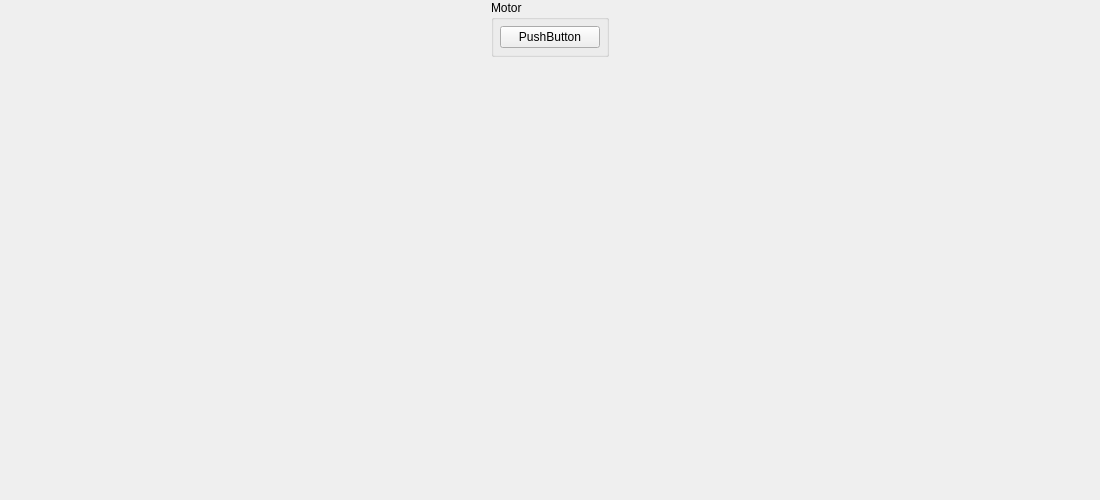
<?xml version="1.0" encoding="UTF-8"?>
<ui version="4.0">
 <class>USBBindingWidget_TranceVibrator</class>
 <widget class="QWidget" name="USBBindingWidget_TranceVibrator">
  <property name="geometry">
   <rect>
    <x>0</x>
    <y>0</y>
    <width>1100</width>
    <height>500</height>
   </rect>
  </property>
  <property name="sizePolicy">
   <sizepolicy hsizetype="MinimumExpanding" vsizetype="Preferred">
    <horstretch>0</horstretch>
    <verstretch>0</verstretch>
   </sizepolicy>
  </property>
  <property name="minimumSize">
   <size>
    <width>1100</width>
    <height>500</height>
   </size>
  </property>
  <layout class="QGridLayout" name="gridLayout_1">
   <property name="leftMargin">
    <number>0</number>
   </property>
   <property name="topMargin">
    <number>0</number>
   </property>
   <property name="rightMargin">
    <number>0</number>
   </property>
   <property name="bottomMargin">
    <number>0</number>
   </property>
   <item row="0" column="0">
    <spacer name="horizontalSpacer0">
     <property name="orientation">
      <enum>Qt::Orientation::Horizontal</enum>
     </property>
     <property name="sizeHint" stdset="0">
      <size>
       <width>0</width>
       <height>0</height>
      </size>
     </property>
    </spacer>
   </item>
   <item row="0" column="1">
    <layout class="QHBoxLayout" name="horizontalLayout">
     <item>
      <widget class="QGroupBox" name="groupBox">
       <property name="title">
        <string>Motor</string>
       </property>
       <layout class="QGridLayout" name="gridLayout_2">
        <property name="leftMargin">
         <number>6</number>
        </property>
        <property name="topMargin">
         <number>6</number>
        </property>
        <property name="rightMargin">
         <number>6</number>
        </property>
        <property name="bottomMargin">
         <number>6</number>
        </property>
        <item row="0" column="0">
         <widget class="InputVibrationBindingWidget" name="Motor">
          <property name="minimumSize">
           <size>
            <width>100</width>
            <height>0</height>
           </size>
          </property>
          <property name="maximumSize">
           <size>
            <width>16777215</width>
            <height>16777215</height>
           </size>
          </property>
          <property name="text">
           <string notr="true">PushButton</string>
          </property>
         </widget>
        </item>
       </layout>
      </widget>
     </item>
    </layout>
   </item>
   <item row="0" column="2">
    <spacer name="horizontalSpacer1">
     <property name="orientation">
      <enum>Qt::Orientation::Horizontal</enum>
     </property>
     <property name="sizeHint" stdset="0">
      <size>
       <width>0</width>
       <height>0</height>
      </size>
     </property>
    </spacer>
   </item>
   <item row="1" column="1">
    <spacer name="verticalSpacer">
     <property name="orientation">
      <enum>Qt::Orientation::Vertical</enum>
     </property>
     <property name="sizeHint" stdset="0">
      <size>
       <width>0</width>
       <height>0</height>
      </size>
     </property>
    </spacer>
   </item>
  </layout>
 </widget>
 <customwidgets>
  <customwidget>
   <class>InputVibrationBindingWidget</class>
   <extends>QPushButton</extends>
   <header>Settings/InputBindingWidget.h</header>
  </customwidget>
 </customwidgets>
 <tabstops>
  <tabstop>Motor</tabstop>
 </tabstops>
 <resources>
  <include location="../resources/resources.qrc"/>
 </resources>
 <connections/>
</ui>
